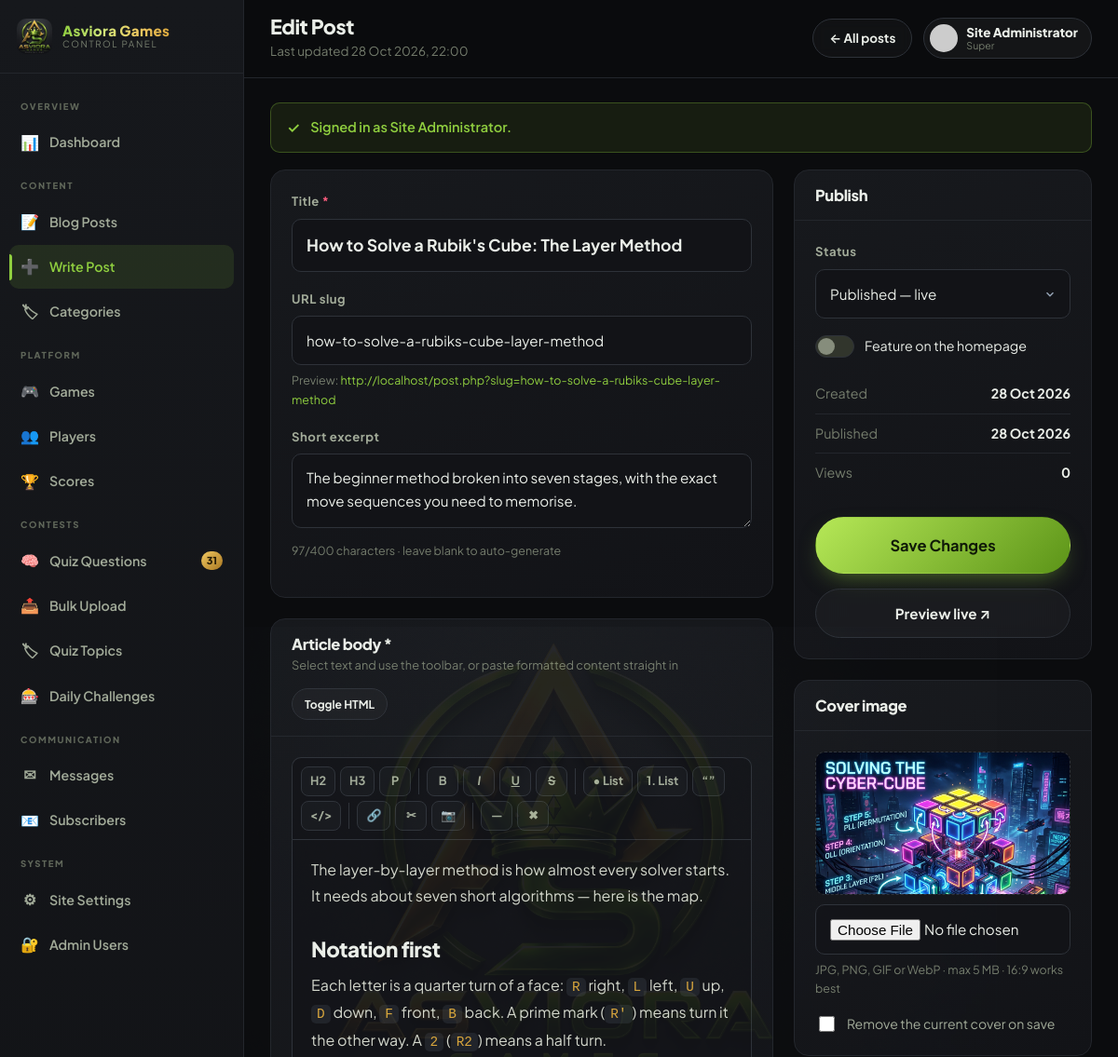
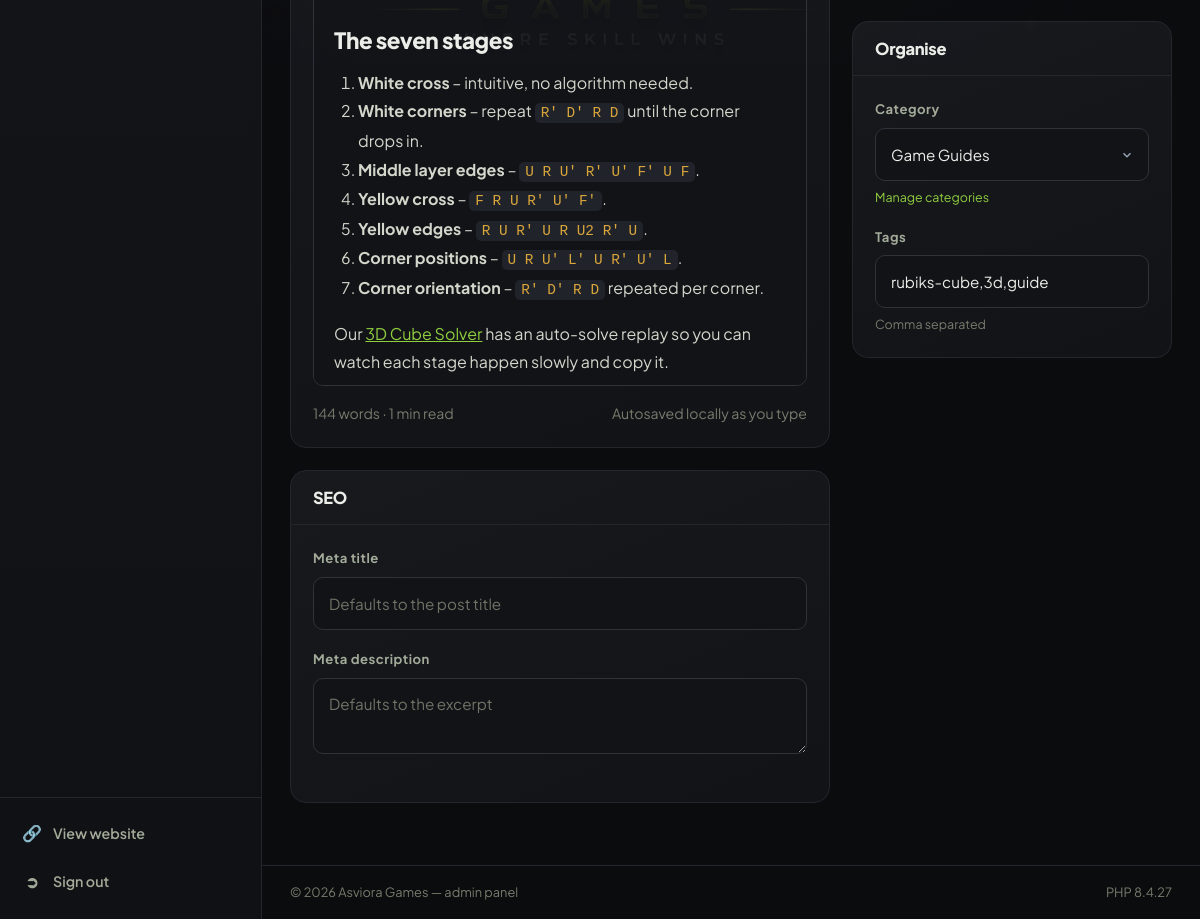
Page /admin/blog-edit.php?id=3 (signed in) on the committed database (2 pictures, top to bottom).
### tables this page shows
CREATE TABLE `blog_posts` (
  `id`            INT UNSIGNED NOT NULL AUTO_INCREMENT,
  `title`         VARCHAR(200) NOT NULL,
  `slug`          VARCHAR(220) NOT NULL,
  `excerpt`       VARCHAR(400) DEFAULT NULL,
  `content`       LONGTEXT,
  `cover_image`   VARCHAR(255) DEFAULT NULL,
  `category_id`   INT UNSIGNED DEFAULT NULL,
  `author_id`     INT UNSIGNED DEFAULT NULL COMMENT 'admins.id',
  `tags`          VARCHAR(255) DEFAULT NULL,
  `meta_title`    VARCHAR(200) DEFAULT NULL,
  `meta_desc`     VARCHAR(300) DEFAULT NULL,
  `status`        ENUM('draft','published') NOT NULL DEFAULT 'draft',
  `is_featured`   TINYINT(1)   NOT NULL DEFAULT 0,
  `views`         INT UNSIGNED NOT NULL DEFAULT 0,
  `published_at`  DATETIME     DEFAULT NULL,
  `created_at`    TIMESTAMP    NOT NULL DEFAULT CURRENT_TIMESTAMP,
  `updated_at`    TIMESTAMP    NOT NULL DEFAULT CURRENT_TIMESTAMP ON UPDATE CURRENT_TIMESTAMP,
  PRIMARY KEY (`id`),
  UNIQUE KEY `uq_post_slug` (`slug`),
  KEY `idx_post_status` (`status`),
  KEY `idx_post_cat` (`category_id`),
  CONSTRAINT `fk_post_cat` FOREIGN KEY (`category_id`) REFERENCES `blog_categories` (`id`) ON DELETE SET NULL
);

CREATE TABLE `blog_categories` (
  `id`         INT UNSIGNED NOT NULL AUTO_INCREMENT,
  `name`       VARCHAR(80) NOT NULL,
  `slug`       VARCHAR(80) NOT NULL,
  `created_at` TIMESTAMP   NOT NULL DEFAULT CURRENT_TIMESTAMP,
  PRIMARY KEY (`id`),
  UNIQUE KEY `uq_bcat_slug` (`slug`)
);

### admin/blog-edit.php (the view, shortened to what the rows shown need)
<?php
require_once __DIR__ . '/includes/auth.php';
$A = require_admin();
$id   = (int) get('id');
$post = $id ? fetch_one('SELECT * FROM blog_posts WHERE id = ?', [$id]) : null;
$admin_title = $post ? 'Edit Post' : 'Write a New Post';
$admin_sub   = $post ? 'Last updated ' . fdate($post['updated_at'], 'd M Y, H:i') : 'Draft it, preview it, publish it';
$cats   = fetch_all('SELECT id, name FROM blog_categories ORDER BY name');
$f = [
    'title'       => $post['title']       ?? '',
    'slug'        => $post['slug']        ?? '',
    'excerpt'     => $post['excerpt']     ?? '',
    'content'     => $post['content']     ?? '',
    'category_id' => $post['category_id'] ?? '',
    'tags'        => $post['tags']        ?? '',
    'meta_title'  => $post['meta_title']  ?? '',
    'meta_desc'   => $post['meta_desc']   ?? '',
    'status'      => $post['status']      ?? 'draft',
    'is_featured' => $post['is_featured'] ?? 0,
];
$coverUrl = $post ? cover_url($post['cover_image']) : null;
require __DIR__ . '/includes/layout.php';
?>
<form method="post" enctype="multipart/form-data" id="postForm">
  <div class="adm-form-grid">
    <div>
      <div class="adm-panel">
        <div class="adm-panel-body">
          <div class="form-group">
            <label class="form-label" for="title">Title <span class="req">*</span></label>
            <input class="form-control" id="title" name="title" value="<?= e($f['title']) ?>"
                   placeholder="How to solve a Rubik's cube in under a minute" required
                   style="font-size:1.1rem;font-weight:700">
          </div>
          <div class="form-group">
            <label class="form-label" for="slug">URL slug</label>
            <input class="form-control" id="slug" name="slug" value="<?= e($f['slug']) ?>"
                   placeholder="auto-generated from the title">
            <div class="form-hint">
              Preview: <span class="text-green" id="slugPreview"><?= url('post.php?slug=') ?><span id="slugOut"><?= e($f['slug']) ?></span></span>
            </div>
          </div>
          <div class="form-group">
            <label class="form-label" for="excerpt">Short excerpt</label>
            <textarea class="form-control" id="excerpt" name="excerpt" maxlength="400"
                      style="min-height:80px"
                      placeholder="One or two sentences shown on the blog listing and in search results."><?= e($f['excerpt']) ?></textarea>
            <div class="form-hint"><span id="excCount"><?= mb_strlen($f['excerpt']) ?></span>/400 characters
              &middot; leave blank to auto-generate</div>
          </div>
        </div>
      </div>
      <div class="adm-panel">
        <div class="adm-panel-head">
          <div><h2>Article body <span class="req">*</span></h2>
            <p>Select text and use the toolbar, or paste formatted content straight in</p></div>
        </div>
        <div class="adm-panel-body">
          <div id="editor" contenteditable="true"
               data-placeholder="Start writing your article here…"><?= safe_html((string) $f['content']) ?></div>
        </div>
      </div>
      <div class="adm-panel">
        <div class="adm-panel-head"><h2>SEO</h2></div>
      </div>
    </div>
    <div>
      <div class="adm-panel">
        <div class="adm-panel-head"><h2>Publish</h2></div>
        <div class="adm-panel-body">
          <div class="form-group">
            <label class="form-label" for="status">Status</label>
            <select class="form-select" id="status" name="status">
              <option value="published" <?= $f['status'] === 'published' ? 'selected' : '' ?>>Published &mdash; live</option>
            </select>
          </div>
          <?php if ($post): ?>
            <div class="kv"><span class="k">Created</span><span class="v"><?= fdate($post['created_at'], 'd M Y') ?></span></div>
            <div class="kv"><span class="k">Published</span><span class="v"><?= fdate($post['published_at'], 'd M Y') ?></span></div>
            <div class="kv"><span class="k">Views</span><span class="v"><?= num($post['views']) ?></span></div>
          <?php endif; ?>
        </div>
      </div>
      <div class="adm-panel">
        <div class="adm-panel-head"><h2>Cover image</h2></div>
        <div class="adm-panel-body">
          <div class="adm-thumb" id="coverBox">
            <?php if ($coverUrl): ?>
              <img src="<?= e($coverUrl) ?>" alt="" id="coverImg">
            <?php else: ?>
              <span class="ph">No cover set</span>
            <?php endif; ?>
          </div>
        </div>
      </div>
      <div class="adm-panel">
        <div class="adm-panel-head"><h2>Organise</h2></div>
        <div class="adm-panel-body">
          <div class="form-group">
            <label class="form-label" for="category_id">Category</label>
            <select class="form-select" id="category_id" name="category_id">
              <?php foreach ($cats as $c): ?>
                <option value="<?= (int) $c['id'] ?>"
                  <?= (string) $f['category_id'] === (string) $c['id'] ? 'selected' : '' ?>>
                  <?= e($c['name']) ?></option>
              <?php endforeach; ?>
            </select>
            <div class="form-hint"><a href="<?= admin_url('categories.php') ?>">Manage categories</a></div>
          </div>
          <div class="form-group" style="margin-bottom:0">
            <label class="form-label" for="tags">Tags</label>
            <input class="form-control" id="tags" name="tags" value="<?= e($f['tags']) ?>"
                   placeholder="sudoku, tips, strategy">
            <div class="form-hint">Comma separated</div>
          </div>
        </div>
      </div>
    </div>
  </div>
</form>
<?php
require __DIR__ . '/includes/layout_end.php';

### admin/includes/layout.php (shortened to what the rows shown need)
<?php
$A    = require_admin();
?>
<!DOCTYPE html>
<html lang="en">
<head>
<link rel="stylesheet" href="<?= asset('assets/css/style.css') ?>">
<link rel="stylesheet" href="<?= asset('assets/css/admin.css') ?>">
</head>
<body class="admin-body">
<div class="adm-main">
  <header class="adm-top">
    <div>
      <h1><?= e($admin_title ?? 'Dashboard') ?></h1>
      <?php if (!empty($admin_sub)): ?><p><?= e($admin_sub) ?></p><?php endif; ?>
    </div>
    <div class="adm-top-right">
      <div class="adm-me">
        <span>
          <strong><?= e($A['name']) ?></strong>
          <em><?= e(ucfirst($A['role'])) ?></em>
        </span>
      </div>
    </div>
  </header>
  <div class="adm-content">

### rows in the picture
blog_posts: updated_at "Last updated 28 Oct 2026, 22:00", title "How to Solve a Rubik's Cube: The Layer Method", slug "how-to-solve-a-rubiks-cube-layer-method", excerpt "The beginner method broken into seven stages, with the exact move sequences you need to memorise.", excerpt "97", content "The layer-by-layer method is how almost every solver starts. It needs about seven short algorithms — here is the map. Notation first Each letter is a quarter turn of a face: R right, L left, U up, D down, F front, B back. A prime mark ( R' ) means turn it the other way. A 2 ( R2 ) means a half turn. The seven stages White cross – intuitive, no algorithm needed. White corners – repeat R' D' R D until the corner drops in. Middle layer edges – U R U' R' U' F' U F . Yellow cross – F R U R' U' F' . Yellow edges – R U R' U R U2 R' U . Corner positions – U R U' L' U R' U' L . Corner orientation – R' D' R D repeated per corner. Our 3D Cube Solver has an auto-solve replay so you can watch each stage…", status "Published — live", created_at "28 Oct 2026", published_at "28 Oct 2026", views "0", cover_image (picture), category_id "Game Guides", tags "rubiks-cube,3d,guide"

### other values in the picture
$site "Asviora Games"
$section['group'] "OVERVIEW"
$it[1] "📊"
$it[2] "Dashboard"
$section['group'] "CONTENT"
$it[1] "📝"
$it[2] "Blog Posts"
$it[1] "➕"
$it[2] "Write Post"
$it[1] "🏷"
$it[2] "Categories"
$section['group'] "PLATFORM"
$it[1] "🎮"
$it[2] "Games"
$it[1] "👥"
